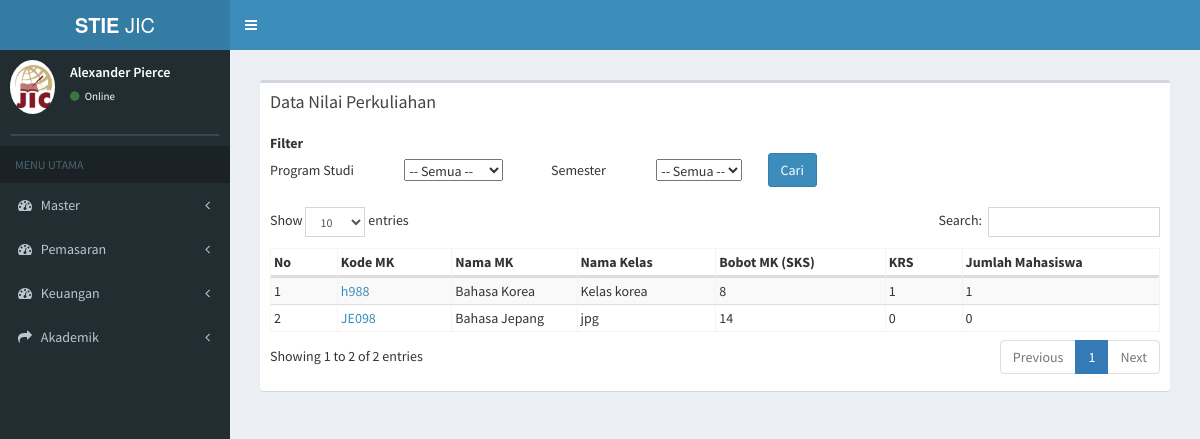
The app's page /index.php/nilai_perkuliahan, older data.
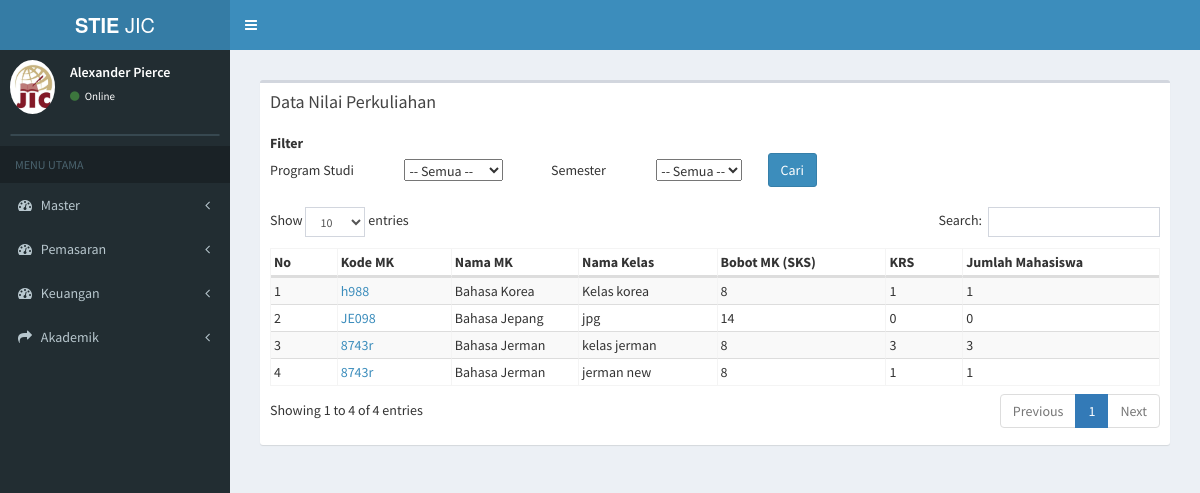
The same page, newer data.
### tables this page shows
CREATE TABLE `tb_kp` (
  `id_kp` varchar(11) NOT NULL,
  `nama_kelas` varchar(50) NOT NULL,
  `id_prodi` varchar(7) NOT NULL,
  `id_periode` varchar(5) NOT NULL,
  `id_detail_kurikulum` varchar(4) NOT NULL,
  `bahasan` text NOT NULL,
  `tgl_mulai` date NOT NULL,
  `tgl_akhir` date NOT NULL,
  `id_dosen` varchar(20) NOT NULL
);

CREATE TABLE `tb_matkul` (
  `kode_matkul` varchar(50) NOT NULL,
  `nama_matkul` varchar(100) NOT NULL,
  `id_prodi` varchar(10) NOT NULL,
  `jenis_matkul` varchar(20) NOT NULL,
  `bobot_matkul` int(11) NOT NULL,
  `bobot_praktikum` int(11) NOT NULL,
  `bobot_tatap_muka` int(11) NOT NULL,
  `bobot_praktik_lapangan` int(11) NOT NULL,
  `bobot_simulasi` int(11) NOT NULL,
  `metode_pembelajaran` varchar(100) NOT NULL,
  `tanggal_mulai` date NOT NULL,
  `tanggal_akhir` date NOT NULL
);

CREATE TABLE `tb_total_mhs` (
  `id_kp` varchar(20) NOT NULL,
  `total_mhs` int(11) NOT NULL
);

### application/controllers/nilai_perkuliahan.php (called while the page is built, shortened)
<?php
class Nilai_perkuliahan extends CI_Controller {
	public function __construct()
	{
		$this->load->model('kelas_perkuliahan_model');
		$this->load->model('daftar_ulang_model');
		$this->load->model('finance_model');
		$this->load->model('nilai_perkuliahan_model');
	}
	public function index(){
				$data['getProdi'] = $this->daftar_ulang_model->getProdi();
				$data['getPeriode'] = $this->daftar_ulang_model->getPeriode();
				$data['kp'] = $this->kelas_perkuliahan_model->data_kp();
				$data['main_view'] = 'Nilai_perkuliahan/nilai_perkuliahan_view';
				$this->load->view('template', $data);
	}
}

### index.php (called while the page is built, shortened)
<?php
require_once BASEPATH.'core/CodeIgniter.php';

### application/models/kelas_perkuliahan_model.php (called while the page is built, shortened)
<?php
class Kelas_perkuliahan_model extends CI_Model {
	public function data_kp(){
		$this->db->select('*');
		 $this->db->from('tb_kp');
		 $this->db->join('tb_prodi','tb_prodi.id_prodi=tb_kp.id_prodi');
     $this->db->join('tb_periode','tb_periode.id_periode=tb_kp.id_periode');
     $this->db->join('tb_detail_kurikulum','tb_detail_kurikulum.id_detail_kurikulum=tb_kp.id_detail_kurikulum');
     $this->db->join('tb_matkul','tb_matkul.kode_matkul=tb_detail_kurikulum.kode_matkul');
     $this->db->join('tb_dosen','tb_dosen.id_dosen=tb_kp.id_dosen');
     $this->db->join('tb_total_mhs','tb_total_mhs.id_kp=tb_kp.id_kp');
		 $query = $this->db->get();
		 return $query->result();
	}
}

### application/views/Nilai_perkuliahan/nilai_perkuliahan_view.php (the view, shortened to what this page needs)
<section class="content">
  <div class="row">
    <div class="col-xs-12">
      <div class="box">
        <div class="box-header">
          <h3 class="box-title">Data Nilai Perkuliahan</h3>
        </div>
        <div class="box-body">
          <table class="">
            <tbody>
              <form method="get" action="<?php echo base_url("nilai_perkuliahan/filter_kp/")?>">
              <tr>
                <th>Filter</th>
              </tr>
              <tr>
                <td>Program Studi</td>
                <td>&nbsp;&nbsp;&nbsp;&nbsp;&nbsp;&nbsp;&nbsp;&nbsp;&nbsp;&nbsp;&nbsp;&nbsp;&nbsp;&nbsp;&nbsp;&nbsp;&nbsp;
                  <select name="id_prodi" onchange="return get_prodi_periode2(this.value)">
                    <option value="">-- Semua --</option>
                  </select>
                </td>
                <td>&nbsp;&nbsp;&nbsp;&nbsp;&nbsp;&nbsp;&nbsp;&nbsp;&nbsp;&nbsp;&nbsp;&nbsp;&nbsp;&nbsp;&nbsp;&nbsp;&nbsp;Semester</td>
                <td>&nbsp;&nbsp;&nbsp;&nbsp;&nbsp;&nbsp;&nbsp;&nbsp;&nbsp;&nbsp;&nbsp;&nbsp;&nbsp;&nbsp;&nbsp;&nbsp;&nbsp;
                  <select name="id_periode" id="id_periode2">
                    <option value="">-- Semua --</option>
                  </select>
                </td>
                <td>
                  &nbsp;&nbsp;&nbsp;&nbsp;&nbsp;&nbsp;&nbsp;&nbsp;&nbsp;<input type="submit" class="btn btn-primary" value="Cari">
                </td>
              </tr>
            </tbody>
          </table>
           <br>
          <table id="example3" class="table2 table-bordered table-striped">
            <thead>
            <tr>
              <th>No</th>
              <th>Kode MK</th>
              <th>Nama MK</th>
              <th>Nama Kelas</th>
              <th>Bobot MK (SKS)</th>
              <th>KRS</th>
              <th>Jumlah Mahasiswa</th>
            </tr>
            </thead>
            <tbody>
            <?php
            $no = 0;
            foreach ($kp as $data) { ?>
             <?php
              echo '
            <tr>
              <td>'.++$no.'</td>
              <td><a href="'.base_url('nilai_perkuliahan/detail_nilai/'.$data->id_kp).'">'.$data->kode_matkul.'</a></td>
              <td>'.$data->nama_matkul.'</td>
              <td>'.$data->nama_kelas.'</td>
              <td>'.$data->bobot_matkul.'</td>
              <td>'.$data->total_mhs.'</td>
              <td>'.$data->total_mhs.'</td>
              </tr>
            ' ;
          }
          ?>
            </tbody>
          </table>
        </div>
      </div>
    </div>
  </div>
</section>

Row changes from the older to the newer data that the page shows:
added tb_kp: tb_matkul.kode_matkul "8743r", tb_matkul.nama_matkul "Bahasa Jerman", nama_kelas "kelas jerman", tb_matkul.bobot_matkul "8", tb_total_mhs.total_mhs "3"
added tb_kp: tb_matkul.kode_matkul "8743r", tb_matkul.nama_matkul "Bahasa Jerman", nama_kelas "jerman new", tb_matkul.bobot_matkul "8", tb_total_mhs.total_mhs "1"
Text that changed along with them:
text written by a page script: "Show entries Search: Showing 1 to 2 of 2 entries Previous 1 Next" → "Show entries Search: Showing 1 to 4 of 4 entries Previous 1 Next"
